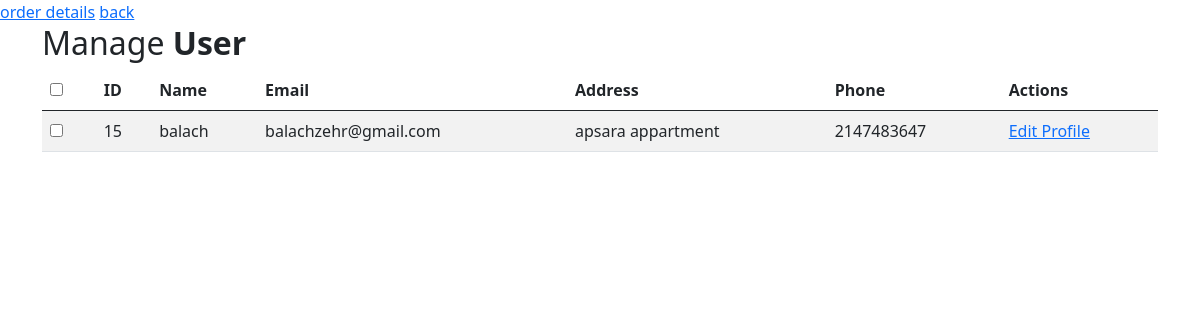
The app's page /profile.php (signed in) with its own data.
### tables this page shows
CREATE TABLE `users` (
  `id` int(11) NOT NULL,
  `full_name` varchar(255) NOT NULL,
  `email` varchar(255) NOT NULL,
  `phone` varchar(11) NOT NULL,
  `password` varchar(255) NOT NULL,
  `role` varchar(10) NOT NULL,
  `address` varchar(255) NOT NULL
);

### profile.php (the view, shortened to what this page needs)
<?php
include 'config.php';
$id = $_SESSION["user_id"];
$query = "SELECT * FROM users WHERE id='$id'";
$result = $conn->query($query);
if ($result->num_rows > 0) {
    foreach ($result as $row) {
        $full_name = $row['full_name'];
        $email = $row['email'];
        $phone = $row['phone'];
        $address = $row['address'];
    }
}
?>
<!DOCTYPE html>
<html lang="en">
<head>
    <link rel="stylesheet" href="https://stackpath.bootstrapcdn.com/font-awesome/4.7.0/css/font-awesome.min.css">
    <link rel="stylesheet" href="https://cdn.jsdelivr.net/npm/bootstrap@5.0.2/dist/css/bootstrap.min.css">
    <link rel="stylesheet" href="css/style.css">
</head>
<body>
<a href="user_orders.php">order details</a>     <a href="index.php">back</a>
<div class="container">
    <div class="table-wrapper">
        <div class="table-title">
            <div class="row">
                <div class="col-12">
                    <h2>Manage <b>User</b></h2>
                </div>
            </div>
        </div>
        <table class="table table-striped table-hover">
            <thead>
            <tr>
                <th>
                    <span class="custom-checkbox">
                        <input type="checkbox" id="selectAll">
                    </span>
                </th>
                <th>ID</th>
                <th>Name</th>
                <th>Email</th>
                <th>Address</th>
                <th>Phone</th>
                <th>Actions</th>
            </tr>
            </thead>
            <tbody>
            <tr>
                <td>
                    <span class="custom-checkbox">
                        <input type="checkbox" id="checkbox1" name="options[]" value="1">
                    </span>
                </td>
                <td><?php echo $id ?></td>
                <td><?php echo $full_name ?></td>
                <td><?php echo $email ?></td>
                <td><?php echo $address ?></td>
                <td><?php echo $phone ?></td>
                <td>
                    <a href="profileedit.php?id=<?php echo $id; ?>">Edit Profile</a>
                </td>
            </tr>
            </tbody>
        </table>
    </div>
</div>
</body>
</html>

### records on screen
users: full_name "balach", email "balachzehr@gmail.com", address "apsara appartment", phone "2147483647"

### other values on screen
$id "15"
